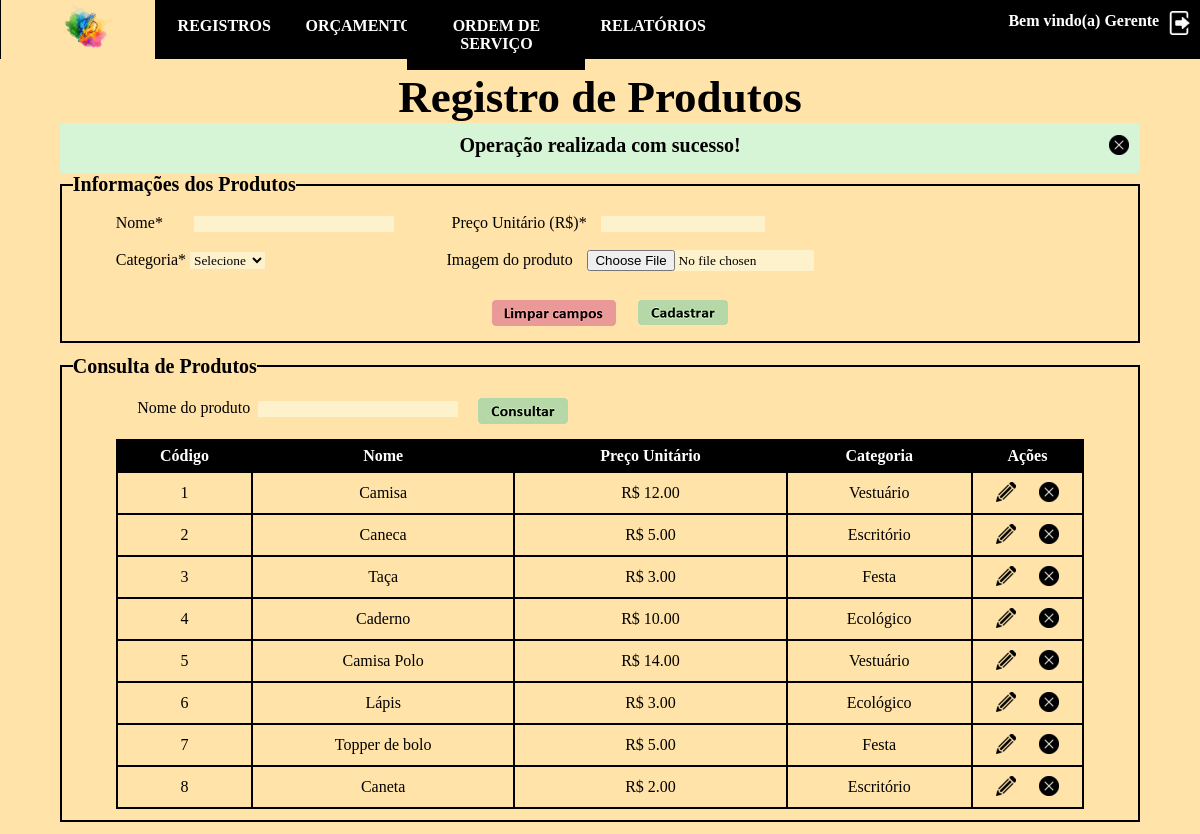
Screenshot of /php/registroProdutosForm.php?retorno=1 (signed in) with the database file from the repository.
### tables this page shows
CREATE TABLE `produtos` (
  `codigo` int(10) UNSIGNED NOT NULL COMMENT 'Armazena o código do produto.',
  `nome` varchar(25) NOT NULL COMMENT 'Armazena o nome do produto.',
  `imagem` varchar(255) DEFAULT NULL COMMENT 'Armazena o caminho da imagem do produto.',
  `preco_unitario` decimal(6,2) UNSIGNED NOT NULL COMMENT 'Armazena o preço unitário do produto.',
  `categorias_codigo` int(10) UNSIGNED NOT NULL COMMENT 'Armazena o código da categoria.'
);

CREATE TABLE `categorias` (
  `codigo` int(10) UNSIGNED NOT NULL COMMENT 'Armazena o código da categoria.',
  `nome` varchar(25) NOT NULL COMMENT 'Armazena o nome da categoria.',
  `descricao` text COMMENT 'Armazena a descrição da categoria.'
);

### php/registroProdutosForm.php (the view, shortened to what this page needs)
<?php
		if(isset($_SESSION['nivelLogado'])==true && $_SESSION['nivelLogado']==1){
?>
<!DOCTYPE html>
<html lang="pt-br">
<head>
	<link rel="stylesheet" href="../css/registroProdutos.css">
</head>
<body>
	<?php include("menuGerente.php"); ?>
	<main>
		<br><br><br>
		<h1 id="tituloPrincipal">Registro de Produtos</h1>
		<div>
			<?php
				if(isset($_GET['retorno'])==true){
					if($_GET['retorno']==1){
						include("../alertas/sucesso.php");
					}else if ($_GET['retorno']==0){
						include("../alertas/erro.php");
					}else if($_GET['retorno']==2){
						include("../alertas/erroExclusaoProduto.php");
					}
				}
			?>
		</div>
		<form action="registroProdutos.php"  method="POST" enctype="multipart/form-data" onsubmit="return validarCampos()">
			<fieldset class="caixa">
				<legend>Informações dos Produtos</legend>
						<br>
						<label for="nome" id="labelNome">Nome*</label>
						<input type="text" name="nome" id="nome" onkeypress="return onlyChars(event)" size="25px">
						<label for="precoUni" id="labelPrecoUn">Preço Unitário (R$)*</label>
						<input type="text" name="precoUni" id="precoUni" onkeypress="return (moeda(this,'.',',',event))">
						<br><br>
						<label for="categoria" id="labelCatProd">Categoria*</label>
						<select id="categoriaProd" name="categorias">
							<option value="0">Selecione</option>
							<?php
							$comando="SELECT codigo, nome FROM categorias";
							?>
						</select>
						<label for="imagemP" id="imagemProd">Imagem do produto</label>
						<input type="file" name="imagemP" id="imagemP">
						<br><br>
					<button type="reset" class="botoes" id="botaoLimpar">
						<img src="../img/limpar_campos.png">
					</button>
					<button type="submit" class="botoes">
						<img src="../img/cadastrar.png">
					</button>
			</fieldset>
		</form>
		<form action="#" method="GET">
			<fieldset class="caixa">
				<legend>Consulta de Produtos</legend>
					<table border="1" id="tabelaConsulta">
						<tr>
						<form action="#" method="GET">
						<td>
							<label for="consultaNome" id="consultaNome">Nome do produto</label>
							<input type="text" id="consultaNome" name="consultaNomePr" onkeypress="return onlyChars(event)" size="25px">
						</td>
						<td>
							<button type="submit" class="botoes" id="botaoConsultar">
							<img src="../img/consultar.png"></button>
						</td>
						</form>
						</tr>
					</table>
				<table order="1" id="tabelaProduto">
					<tr>
						<th>Código</th>
						<th>Nome</th>
						<th>Preço Unitário</th>
						<th>Categoria</th>
						<th>Ações</th>
					</tr>
					<?php
					require_once("conexaoBanco.php");
					if(isset($_GET['consultaNomePr']) && $_GET['consultaNomePr']==""){
				   $comando="SELECT p.*, c.nome as nomeCat FROM produtos as p INNER JOIN categorias as c on p.categorias_codigo=c.codigo";
					}
					else if(isset($_GET['consultaNomePr'])==false){
					  $comando="SELECT p.*, c.nome as nomeCat FROM produtos as p INNER JOIN categorias as c on p.categorias_codigo=c.codigo";
					}
					else if(isset($_GET['consultaNomePr']) && $_GET['consultaNomePr']!=""){
						$consultaNomePr=$_GET['consultaNomePr'];
					  $comando="SELECT p.*, c.nome as nomeCat FROM produtos as p INNER JOIN categorias as c on p.categorias_codigo=c.codigo WHERE LOWER(p.nome) LIKE '%".$consultaNomePr."%'";
					}
						$resultado=mysqli_query($conexao,$comando);
						$linhas=mysqli_num_rows($resultado);
						if($linhas==0){
					?>
					 <tr>
						 <td colspan="5">Nenhum produto encontrado!</td>
					 </tr>
					<?php
						}
						else{
							$produtos=array();
							while($cadaProduto=mysqli_fetch_assoc($resultado)){
								array_push($produtos,$cadaProduto);
							}
							foreach($produtos as $cadaProduto){
							?>
								<tr>
									<td><?=$cadaProduto['codigo'];?></td>
									<td><?=$cadaProduto['nome'];?></td>
									<td><?="R$ ".$cadaProduto['preco_unitario'];?></td>
									<td><?=$cadaProduto['nomeCat'];?></td>
									<td>
										<form class="formAcoes" action="editaProdutoForm.php" method="POST">
											<button class="icones" type="submit">
												<img src="../img/editar.png">
											</button>
										</form>
										<form class="formAcoes" action="excluiProduto.php" method="POST" onsubmit="return confirmarExclusao()">
												<button class="icones" type="submit">
													<img src="../img/excluir.png">
												</button>
										</form>
									</td>
									</tr>
									<?php
									}
									}
									?>
				</table>
			</fieldset>
		</form>
	</main>
</body>
</html>
<?php
}else{
	header("Location: ../paginasSite/login.php");
}
?>

### css/registroProdutos.css (style rules this page uses)
* { margin: 0px; padding: 0px; font-family: "Lucida Sans Unicode"; }
html { background-color:#FFE3A8; }
input { background-color:#FEF2CD; border:none; }
select { background-color:#FEF2CD; border:none; }
#tituloPrincipal { font-family:Freestyle Script; font-size: 45px; color: black; text-align: center; }
#nome { margin-left: 2.5%; }
#imagemProd { margin-left:16.5%; }
.caixa legend { font-family:"Lucida Sans Unicode"; font-size: 20px; color: black; font-weight: bold; margin-left:1%; }
.caixa label { margin-left: 5%; }
.caixa input { margin-left: 1%; }
table, th, td { border-collapse: collapse; border: 2px solid black; margin-bottom: 1%; }
table { margin-top:1%; margin-left: 5%; text-align: center; }
th { height: 30px; background-color:black; color:white; }
td { height: 40px; background-color:#FFE3A8; }
.caixa { border: 2px solid black; margin-left: 5%; margin-right: 5%; margin-bottom: 1%; }
#tabelaConsulta { width:45%; border:none; background-color:transparent; margin-left: 3.5%; }
#tabelaConsulta td { border:none; background-color:transparent; }
#tabelaProduto { border: 1px solid black; width: 90%; }
button { background-color: transparent; border: none }
#botaoLimpar { margin-left:40%; }
.botoes { border: none; background-color: transparent; float: left; margin-left:2%; margin-top:1%; margin-bottom: 1%; }
.icones { border: none; background-color: transparent; float: left; margin-left:21%; margin-top:1%; }
#botaoConsultar { margin: 0 0 0 1%; padding-top: 10px; }

### css/menuGerente.css (style rules this page uses)
* { margin: 0px; padding: 0px; font-family: "Lucida Sans Unicode"; }

### rows the page displays
produtos: codigo "1", nome "Camisa", preco_unitario "12.00", categorias_codigo.nome "Vestuário"
produtos: codigo "2", nome "Caneca", preco_unitario "5.00", categorias_codigo.nome "Escritório"
produtos: codigo "3", nome "Taça", preco_unitario "3.00", categorias_codigo.nome "Festa"
produtos: codigo "4", nome "Caderno", preco_unitario "10.00", categorias_codigo.nome "Ecológico"
produtos: codigo "5", nome "Camisa Polo", preco_unitario "14.00", categorias_codigo.nome "Vestuário"
produtos: codigo "6", nome "Lápis", preco_unitario "3.00", categorias_codigo.nome "Ecológico"
produtos: codigo "7", nome "Topper de bolo", preco_unitario "5.00", categorias_codigo.nome "Festa"
produtos: codigo "8", nome "Caneta", preco_unitario "2.00", categorias_codigo.nome "Escritório"
